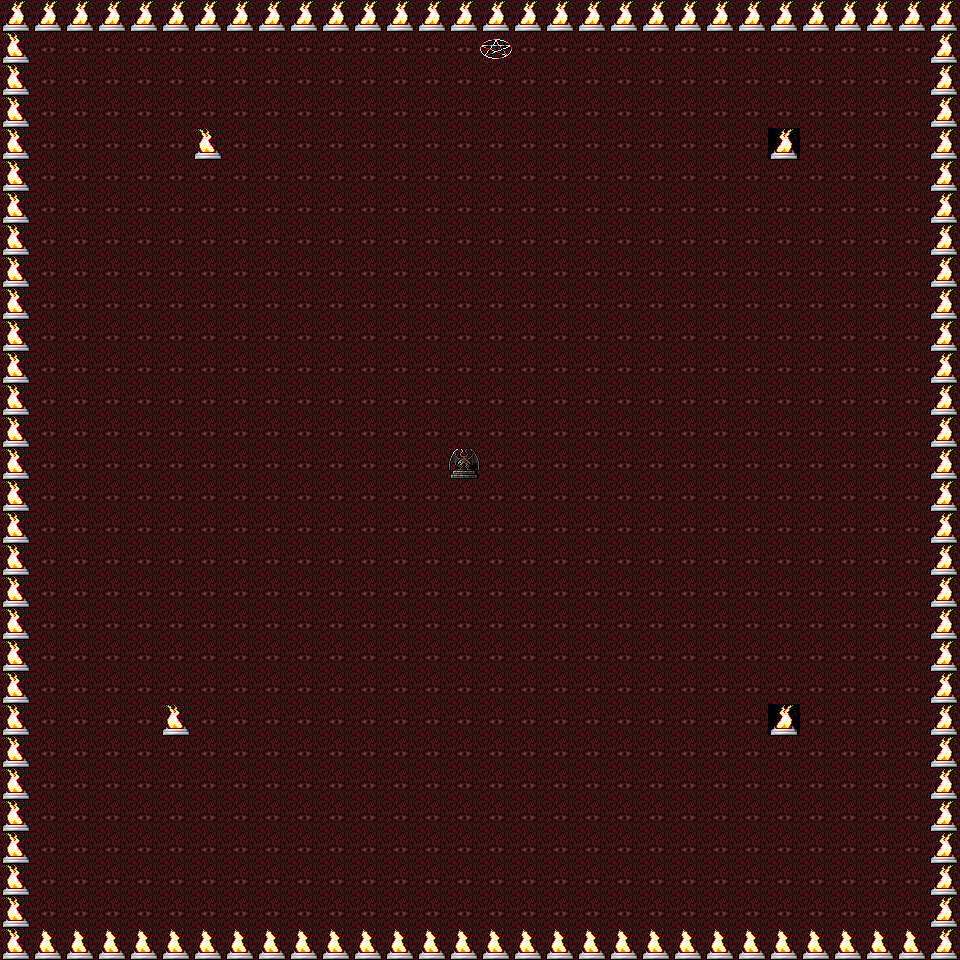

A level layout from a 2D game, rendered from its tile map. Below: a short description, then the map file with its tile-grid data intact:
An orthogonal 30x30 tile map with 32x32 px tiles, 3 tile layers (background, Collision, Props).

<map version="1.9" tiledversion="1.9.2" orientation="orthogonal" renderorder="right-down" width="30" height="30" tilewidth="32" tileheight="32" infinite="0" nextlayerid="4" nextobjectid="1">
 <tileset firstgid="1" source="background.tsx" />
 <layer id="1" name="background" width="30" height="30">
  <data encoding="csv">
198,198,198,198,198,198,198,198,198,198,198,198,198,198,198,198,198,198,198,198,198,198,198,198,198,198,198,198,198,198,
198,198,198,198,198,198,198,198,198,198,198,198,198,198,198,198,198,198,198,198,198,198,198,198,198,198,198,198,198,198,
198,198,198,198,198,198,198,198,198,198,198,198,198,198,198,198,198,198,198,198,198,198,198,198,198,198,198,198,198,198,
198,198,198,198,198,198,198,198,198,198,198,198,198,198,198,198,198,198,198,198,198,198,198,198,198,198,198,198,198,198,
198,198,198,198,198,198,198,198,198,198,198,198,198,198,198,198,198,198,198,198,198,198,198,198,0,198,198,198,198,198,
198,198,198,198,198,198,198,198,198,198,198,198,198,198,198,198,198,198,198,198,198,198,198,198,198,198,198,198,198,198,
198,198,198,198,198,198,198,198,198,198,198,198,198,198,198,198,198,198,198,198,198,198,198,198,198,198,198,198,198,198,
198,198,198,198,198,198,198,198,198,198,198,198,198,198,198,198,198,198,198,198,198,198,198,198,198,198,198,198,198,198,
198,198,198,198,198,198,198,198,198,198,198,198,198,198,198,198,198,198,198,198,198,198,198,198,198,198,198,198,198,198,
198,198,198,198,198,198,198,198,198,198,198,198,198,198,198,198,198,198,198,198,198,198,198,198,198,198,198,198,198,198,
198,198,198,198,198,198,198,198,198,198,198,198,198,198,198,198,198,198,198,198,198,198,198,198,198,198,198,198,198,198,
198,198,198,198,198,198,198,198,198,198,198,198,198,198,198,198,198,198,198,198,198,198,198,198,198,198,198,198,198,198,
198,198,198,198,198,198,198,198,198,198,198,198,198,198,198,198,198,198,198,198,198,198,198,198,198,198,198,198,198,198,
198,198,198,198,198,198,198,198,198,198,198,198,198,198,198,198,198,198,198,198,198,198,198,198,198,198,198,198,198,198,
198,198,198,198,198,198,198,198,198,198,198,198,198,198,198,198,198,198,198,198,198,198,198,198,198,198,198,198,198,198,
198,198,198,198,198,198,198,198,198,198,198,198,198,198,198,198,198,198,198,198,198,198,198,198,198,198,198,198,198,198,
198,198,198,198,198,198,198,198,198,198,198,198,198,198,198,198,198,198,198,198,198,198,198,198,198,198,198,198,198,198,
198,198,198,198,198,198,198,198,198,198,198,198,198,198,198,198,198,198,198,198,198,198,198,198,198,198,198,198,198,198,
198,198,198,198,198,198,198,198,198,198,198,198,198,198,198,198,198,198,198,198,198,198,198,198,198,198,198,198,198,198,
198,198,198,198,198,198,198,198,198,198,198,198,198,198,198,198,198,198,198,198,198,198,198,198,198,198,198,198,198,198,
198,198,198,198,198,198,198,198,198,198,198,198,198,198,198,198,198,198,198,198,198,198,198,198,198,198,198,198,198,198,
198,198,198,198,198,198,198,198,198,198,198,198,198,198,198,198,198,198,198,198,198,198,198,198,198,198,198,198,198,198,
198,198,198,198,198,198,198,198,198,198,198,198,198,198,198,198,198,198,198,198,198,198,198,198,34,198,198,198,198,198,
198,198,198,198,198,198,198,198,198,198,198,198,198,198,198,198,198,198,198,198,198,198,198,198,198,198,198,198,198,198,
198,198,198,198,198,198,198,198,198,198,198,198,198,198,198,198,198,198,198,198,198,198,198,198,198,198,198,198,198,198,
198,198,198,198,198,198,198,198,198,198,198,198,198,198,198,198,198,198,198,198,198,198,198,198,198,198,198,198,198,198,
198,198,198,198,198,198,198,198,198,198,198,198,198,198,198,198,198,198,198,198,198,198,198,198,198,198,198,198,198,198,
198,198,198,198,198,198,198,198,198,198,198,198,198,198,198,198,198,198,198,198,198,198,198,198,198,198,198,198,198,198,
198,198,198,198,198,198,198,198,198,198,198,198,198,198,198,198,198,198,198,198,198,198,198,198,198,198,198,198,198,198,
198,198,198,198,198,198,198,198,198,198,198,198,198,198,198,198,198,198,198,198,198,198,198,198,198,198,198,198,198,198
</data>
 </layer>
 <layer id="2" name="Collision" width="30" height="30">
  <data encoding="csv">
34,34,34,34,34,34,34,34,34,34,34,34,34,34,34,34,34,34,34,34,34,34,34,34,34,34,34,34,34,34,
35,0,0,0,0,0,0,0,0,0,0,0,0,0,0,0,0,0,0,0,0,0,0,0,0,0,0,0,0,34,
35,0,0,0,0,0,0,0,0,0,0,0,0,0,0,0,0,0,0,0,0,0,0,0,0,0,0,0,0,34,
35,0,0,0,0,0,0,0,0,0,0,0,0,0,0,0,0,0,0,0,0,0,0,0,0,0,0,0,0,34,
35,0,0,0,0,0,0,0,0,0,0,0,0,0,0,0,0,0,0,0,0,0,0,0,0,0,0,0,0,34,
35,0,0,0,0,0,0,0,0,0,0,0,0,0,0,0,0,0,0,0,0,0,0,0,0,0,0,0,0,34,
35,0,0,0,0,0,0,0,0,0,0,0,0,0,0,0,0,0,0,0,0,0,0,0,0,0,0,0,0,34,
35,0,0,0,0,0,0,0,0,0,0,0,0,0,0,0,0,0,0,0,0,0,0,0,0,0,0,0,0,34,
35,0,0,0,0,0,0,0,0,0,0,0,0,0,0,0,0,0,0,0,0,0,0,0,0,0,0,0,0,34,
35,0,0,0,0,0,0,0,0,0,0,0,0,0,0,0,0,0,0,0,0,0,0,0,0,0,0,0,0,34,
35,0,0,0,0,0,0,0,0,0,0,0,0,0,0,0,0,0,0,0,0,0,0,0,0,0,0,0,0,34,
35,0,0,0,0,0,0,0,0,0,0,0,0,0,0,0,0,0,0,0,0,0,0,0,0,0,0,0,0,34,
35,0,0,0,0,0,0,0,0,0,0,0,0,0,0,0,0,0,0,0,0,0,0,0,0,0,0,0,0,34,
35,0,0,0,0,0,0,0,0,0,0,0,0,0,0,0,0,0,0,0,0,0,0,0,0,0,0,0,0,34,
35,0,0,0,0,0,0,0,0,0,0,0,0,0,0,0,0,0,0,0,0,0,0,0,0,0,0,0,0,34,
35,0,0,0,0,0,0,0,0,0,0,0,0,0,0,0,0,0,0,0,0,0,0,0,0,0,0,0,0,34,
35,0,0,0,0,0,0,0,0,0,0,0,0,0,0,0,0,0,0,0,0,0,0,0,0,0,0,0,0,34,
35,0,0,0,0,0,0,0,0,0,0,0,0,0,0,0,0,0,0,0,0,0,0,0,0,0,0,0,0,34,
35,0,0,0,0,0,0,0,0,0,0,0,0,0,0,0,0,0,0,0,0,0,0,0,0,0,0,0,0,34,
35,0,0,0,0,0,0,0,0,0,0,0,0,0,0,0,0,0,0,0,0,0,0,0,0,0,0,0,0,34,
35,0,0,0,0,0,0,0,0,0,0,0,0,0,0,0,0,0,0,0,0,0,0,0,0,0,0,0,0,34,
35,0,0,0,0,0,0,0,0,0,0,0,0,0,0,0,0,0,0,0,0,0,0,0,0,0,0,0,0,34,
35,0,0,0,0,0,0,0,0,0,0,0,0,0,0,0,0,0,0,0,0,0,0,0,0,0,0,0,0,34,
35,0,0,0,0,0,0,0,0,0,0,0,0,0,0,0,0,0,0,0,0,0,0,0,0,0,0,0,0,34,
35,0,0,0,0,0,0,0,0,0,0,0,0,0,0,0,0,0,0,0,0,0,0,0,0,0,0,0,0,34,
35,0,0,0,0,0,0,0,0,0,0,0,0,0,0,0,0,0,0,0,0,0,0,0,0,0,0,0,0,34,
35,0,0,0,0,0,0,0,0,0,0,0,0,0,0,0,0,0,0,0,0,0,0,0,0,0,0,0,0,34,
35,0,0,0,0,0,0,0,0,0,0,0,0,0,0,0,0,0,0,0,0,0,0,0,0,0,0,0,0,34,
35,0,0,0,0,0,0,0,0,0,0,0,0,0,0,0,0,0,0,0,0,0,0,0,0,0,0,0,0,34,
35,33,33,33,33,33,33,33,33,33,33,33,33,33,33,33,33,33,33,33,33,33,33,33,33,33,33,33,33,34
</data>
 </layer>
 <layer id="3" name="Props" width="30" height="30">
  <data encoding="csv">
0,0,0,0,0,0,0,0,0,0,0,0,0,0,0,0,0,0,0,0,0,0,0,0,0,0,0,0,0,0,
0,0,0,0,0,0,0,0,0,0,0,0,0,0,0,833,0,0,0,0,0,0,0,0,0,0,0,0,0,0,
0,0,0,0,0,0,0,0,0,0,0,0,0,0,0,0,0,0,0,0,0,0,0,0,0,0,0,0,0,0,
0,0,0,0,0,0,0,0,0,0,0,0,0,0,0,0,0,0,0,0,0,0,0,0,0,0,0,0,0,0,
0,0,0,0,0,0,35,0,0,0,0,0,0,0,0,0,0,0,0,0,0,0,0,0,34,0,0,0,0,0,
0,0,0,0,0,0,0,0,0,0,0,0,0,0,0,0,0,0,0,0,0,0,0,0,0,0,0,0,0,0,
0,0,0,0,0,0,0,0,0,0,0,0,0,0,0,0,0,0,0,0,0,0,0,0,0,0,0,0,0,0,
0,0,0,0,0,0,0,0,0,0,0,0,0,0,0,0,0,0,0,0,0,0,0,0,0,0,0,0,0,0,
0,0,0,0,0,0,0,0,0,0,0,0,0,0,0,0,0,0,0,0,0,0,0,0,0,0,0,0,0,0,
0,0,0,0,0,0,0,0,0,0,0,0,0,0,0,0,0,0,0,0,0,0,0,0,0,0,0,0,0,0,
0,0,0,0,0,0,0,0,0,0,0,0,0,0,0,0,0,0,0,0,0,0,0,0,0,0,0,0,0,0,
0,0,0,0,0,0,0,0,0,0,0,0,0,0,0,0,0,0,0,0,0,0,0,0,0,0,0,0,0,0,
0,0,0,0,0,0,0,0,0,0,0,0,0,0,0,0,0,0,0,0,0,0,0,0,0,0,0,0,0,0,
0,0,0,0,0,0,0,0,0,0,0,0,0,0,0,0,0,0,0,0,0,0,0,0,0,0,0,0,0,0,
0,0,0,0,0,0,0,0,0,0,0,0,0,0,806,0,0,0,0,0,0,0,0,0,0,0,0,0,0,0,
0,0,0,0,0,0,0,0,0,0,0,0,0,0,0,0,0,0,0,0,0,0,0,0,0,0,0,0,0,0,
0,0,0,0,0,0,0,0,0,0,0,0,0,0,0,0,0,0,0,0,0,0,0,0,0,0,0,0,0,0,
0,0,0,0,0,0,0,0,0,0,0,0,0,0,0,0,0,0,0,0,0,0,0,0,0,0,0,0,0,0,
0,0,0,0,0,0,0,0,0,0,0,0,0,0,0,0,0,0,0,0,0,0,0,0,0,0,0,0,0,0,
0,0,0,0,0,0,0,0,0,0,0,0,0,0,0,0,0,0,0,0,0,0,0,0,0,0,0,0,0,0,
0,0,0,0,0,0,0,0,0,0,0,0,0,0,0,0,0,0,0,0,0,0,0,0,0,0,0,0,0,0,
0,0,0,0,0,0,0,0,0,0,0,0,0,0,0,0,0,0,0,0,0,0,0,0,0,0,0,0,0,0,
0,0,0,0,0,35,0,0,0,0,0,0,0,0,0,0,0,0,0,0,0,0,0,0,34,0,0,0,0,0,
0,0,0,0,0,0,0,0,0,0,0,0,0,0,0,0,0,0,0,0,0,0,0,0,0,0,0,0,0,0,
0,0,0,0,0,0,0,0,0,0,0,0,0,0,0,0,0,0,0,0,0,0,0,0,0,0,0,0,0,0,
0,0,0,0,0,0,0,0,0,0,0,0,0,0,0,0,0,0,0,0,0,0,0,0,0,0,0,0,0,0,
0,0,0,0,0,0,0,0,0,0,0,0,0,0,0,0,0,0,0,0,0,0,0,0,0,0,0,0,0,0,
0,0,0,0,0,0,0,0,0,0,0,0,0,0,0,0,0,0,0,0,0,0,0,0,0,0,0,0,0,0,
0,0,0,0,0,0,0,0,0,0,0,0,0,0,0,0,0,0,0,0,0,0,0,0,0,0,0,0,0,0,
0,0,0,0,0,0,0,0,0,0,0,0,0,0,0,0,0,0,0,0,0,0,0,0,0,0,0,0,0,0
</data>
 </layer>
</map>
